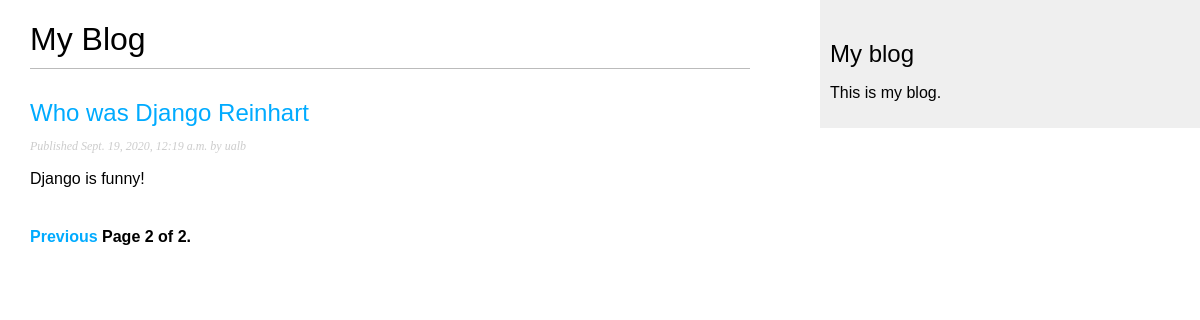
Screenshot of /blog/?page=2 with the database file from the repository.
### blog/models.py (models this page shows, shortened)
class Post(models.Model):
    STATUS_CHOICES = (
        ('draft', 'Draft'),
        ('published', 'Published'),
    )
    title = models.CharField(max_length=250)
    slug = models.SlugField(max_length=250,
                            unique_for_date='publish')
    author = models.ForeignKey(User,
                                on_delete=models.CASCADE,
                                related_name='blog_post')
    body = models.TextField()
    publish = models.DateTimeField(default=timezone.now)
    created = models.DateTimeField(auto_now_add=True)
    update = models.DateTimeField(auto_now=True)
    status = models.CharField(max_length=10,
                                choices=STATUS_CHOICES,
                                default='draft')
    objects = models.Manager() # el default
    published = PublishedManager() # el modificado
    class Meta:
        ordering = ('-publish',)
    def get_absolute_url(self):
        return reverse('blog:post_detail',
                        args=[self.publish.year,
                                self.publish.month,
                                self.publish.day,
                                self.slug])

### blog/views.py (the view)
# urls.py: path('', views.post_list, name='post_list'),
def post_list(request):
    posts = Post.published.all()
    paginator = Paginator(posts, 3) #tres post por cada página
    page = request.GET.get('page')
    try:
        posts = paginator.page(page)
    except PageNotAnInteger:
        posts = paginator.page(1)
    except EmptyPage:
        posts = paginator.page(paginator.num_pages)
    return render(request, 'blog/post/list.html', {'page':page, 'posts': posts})

### blog/models.py (called while the page is built)
    def get_queryset(self):
        return super(PublishedManager, self).get_queryset().filter(status='published')

### blog/templates/blog/post/list.html (shortened to what this page needs)
{% extends "blog/base.html" %}
{% block content %}
    <h1>My Blog</h1>
    {% for post in posts %}
        <h2>
            <a href="{{ post.get_absolute_url }}">{{ post.title }}</a>
        </h2>
        <p class="date">
            Published {{ post.publish }} by {{post.author }}
        </p>
        {{ post.body|truncatewords:30|linebreaks }}
    {% endfor %}
    {% include "../pagination.html" with page=posts %}
{% endblock %}

### blog/static/css/blog.css (style rules this page uses)
body { margin:0; padding:0; font-family:helvetica, sans-serif; }
a { color:#00abff; text-decoration:none; }
h1 { font-weight:normal; border-bottom:1px solid #bbb; padding:0 0 10px 0; }
h2 { font-weight:normal; margin:30px 0 0; }
p.date { color:#ccc; font-family: georgia, serif; font-size: 12px; font-style: italic; }

### rows the page displays
Post: title "Who was Django Reinhart", publish "Sept. 19, 2020, 12:19 a.m.", author "ualb", body "Django is funny!"

### other values shown
{{ page.number }} "2"
{{ page.paginator.num_pages }} "2"
